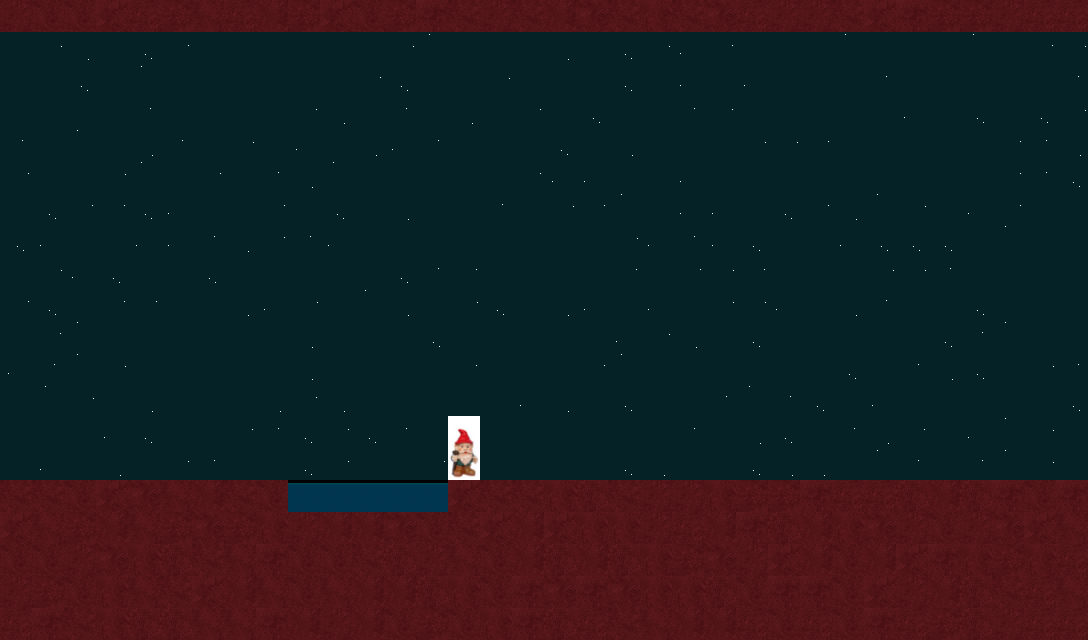

The image is a tile-based game level rendered from a .tmx file. Its description and source (layers, tilesets, objects; grid data summarised) follow:
An orthogonal 34x20 tile map with 32x32 px tiles, 2 tile layers (collide, grass), 1 hidden layer not drawn, 7 tilesets.

<map version="1.0" orientation="orthogonal" width="34" height="20" tilewidth="32" tileheight="32">
 <tileset firstgid="1" name="Night9_01" tilewidth="32" tileheight="32">
  <image source="images/Night9_01.png" width="128" height="128" />
 </tileset>
 <tileset firstgid="17" name="GrassTop4_01" tilewidth="32" tileheight="32">
  <image source="images/GrassTop4_01.png" width="128" height="32" />
 </tileset>
 <tileset firstgid="21" name="Mud4_02" tilewidth="32" tileheight="32">
  <properties>
   <property name="blocked" value="true" />
  </properties>
  <image source="images/Mud4_02.png" width="144" height="96" />
 </tileset>
 <tileset firstgid="33" name="GrassBottom" tilewidth="32" tileheight="32">
  <image source="images/grassbottom.png" width="128" height="32" />
 </tileset>
 <tileset firstgid="37" name="water" tilewidth="32" tileheight="32">
  <properties>
   <property name="frictionx" value="0.8" />
   <property name="frictiony" value="0.1" />
   <property name="gravity" value="0.01" />
  </properties>
  <image source="images/water.png" width="128" height="128" />
 </tileset>
 <tileset firstgid="53" name="LADDER" tilewidth="32" tileheight="32">
  <image source="images/LADDER.png" width="32" height="32" />
  <tile id="0">
   <properties>
    <property name="ladder" value="true" />
   </properties>
  </tile>
 </tileset>
 <tileset firstgid="54" name="cackGnome" tilewidth="32" tileheight="32">
  <image source="images/cackGnome.png" width="32" height="64" />
 </tileset>
 <layer name="collide" width="34" height="20">
  <properties>
   <property name="render-index" value="-10000" />
  </properties>
  <data>[680 cells, 680 non-empty, 29 distinct tile ids]</data>
 </layer>
 <layer name="behind" width="34" height="20" visible="0">
  <properties>
   <property name="render-index" value="-11000" />
  </properties>
  <data>[680 cells, 5 non-empty, 4 distinct tile ids]</data>
 </layer>
 <objectgroup name="Door" width="34" height="20" />
 <layer name="grass" width="34" height="20">
  <properties>
   <property name="render-index" value="5000" />
  </properties>
  <data>[680 cells, 2 non-empty, 2 distinct tile ids]</data>
 </layer>
 <objectgroup name="teleporters" width="34" height="20" />
 <objectgroup name="entities" width="34" height="20" />
</map>
